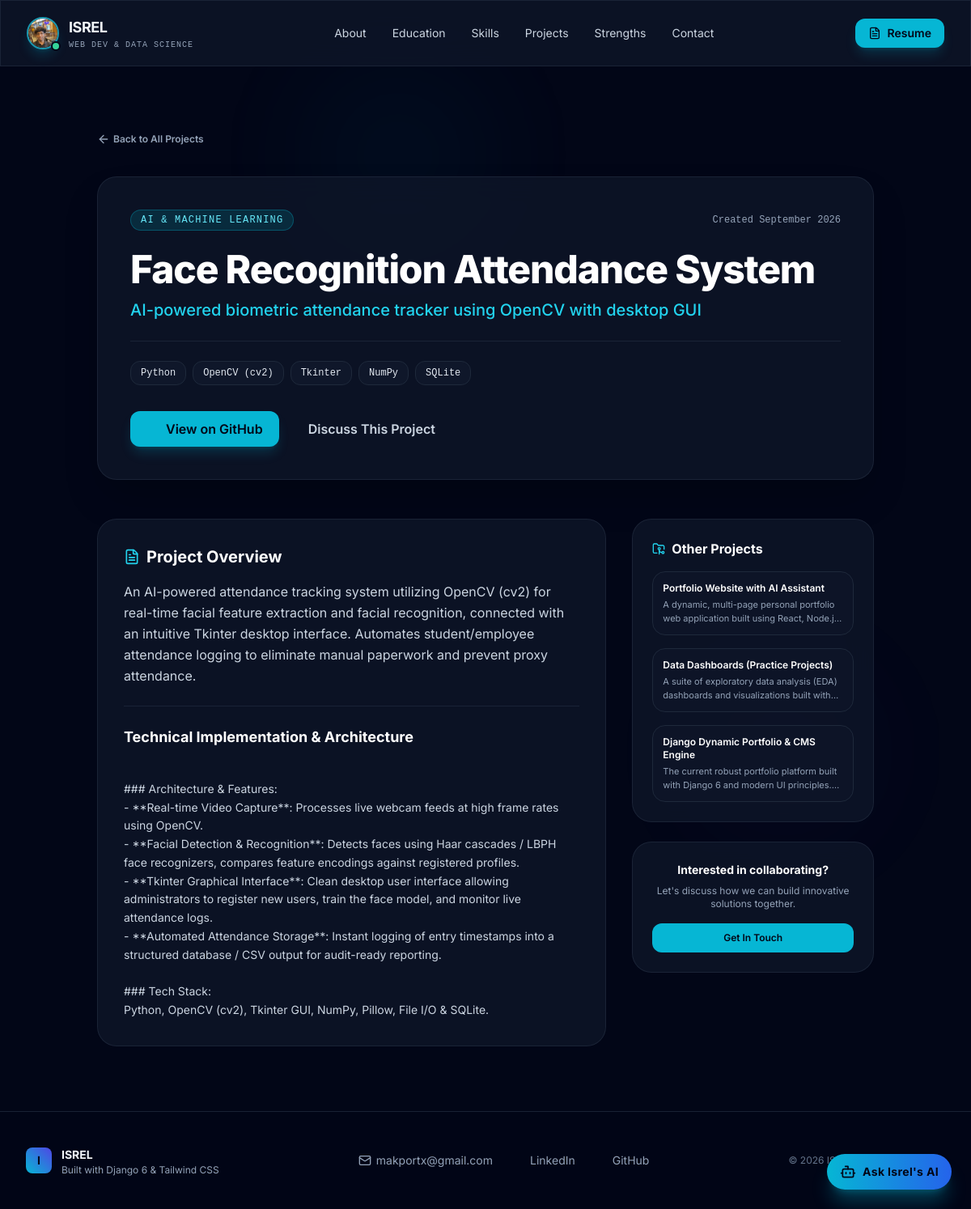
Screenshot of /project/face-recognition-attendance-system/ with the database file from the repository.
### portfolio/models.py (models this page shows, shortened)
class Profile(models.Model):
    name = models.CharField(max_length=100, default="ISREL")
    title = models.CharField(max_length=200, default="Aspiring Web Developer & Data Science Enthusiast")
    summary = models.TextField(
        default="Passionate Web Developer and Data Science Enthusiast currently pursuing a B.Tech in Computer Science "
                "(Data Science specialization) at SRM University. Skilled in Python, Front-End Development, and Data Analysis. "
                "Dedicated to building user-friendly, data-driven solutions."
    )
    career_objective = models.TextField(
        default="To grow as a Web Developer & Data Scientist, contributing to innovative projects that combine "
                "creativity, data, and technology while continuously learning in a dynamic environment."
    )
    location = models.CharField(max_length=150, default="Chennai, Tamil Nadu, India")
    email = models.EmailField(default="makportx@gmail.com")
    linkedin = models.URLField(default="https://linkedin.com/in/isrel")
    github = models.URLField(default="https://github.com/makportx")
    available_for_opportunities = models.BooleanField(default=True)
    class Meta:
        verbose_name = "Personal Profile"
        verbose_name_plural = "Personal Profile"

class Project(models.Model):
    CATEGORY_CHOICES = [
        ('ai_ml', 'AI & Machine Learning'),
        ('fullstack', 'Web Development & Full Stack'),
        ('data_science', 'Data Science & Dashboards'),
    ]
    title = models.CharField(max_length=200)
    slug = models.SlugField(max_length=220, unique=True, blank=True)
    category = models.CharField(max_length=30, choices=CATEGORY_CHOICES, default='fullstack')
    tagline = models.CharField(max_length=255, blank=True)
    description = models.TextField()
    extended_details = models.TextField(
        blank=True,
        help_text="Detailed project breakdown, challenges, solutions, and impact."
    )
    tech_stack = models.CharField(max_length=255, help_text="Comma-separated technologies, e.g. Python, OpenCV, Tkinter")
    github_url = models.URLField(blank=True)
    live_demo_url = models.URLField(blank=True)
    featured = models.BooleanField(default=True)
    icon_name = models.CharField(max_length=50, default="folder", help_text="Lucide icon name")
    created_at = models.DateField(auto_now_add=True)
    order = models.PositiveIntegerField(default=1)
    class Meta:
        ordering = ['order', '-created_at']
    def tech_list(self):
        return [tech.strip() for tech in self.tech_stack.split(',') if tech.strip()]

### portfolio/views.py (the view)
# urls.py: path('project/<slug:slug>/', views.project_detail_view, name='project_detail'),
def project_detail_view(request, slug):
    profile = get_or_create_default_profile()
    project = get_object_or_404(Project, slug=slug)
    other_projects = Project.objects.exclude(id=project.id)[:3]
    return render(request, 'portfolio/project_detail.html', {
        'profile': profile,
        'project': project,
        'other_projects': other_projects,
    })

### portfolio/views.py (called while the page is built, shortened)
def get_or_create_default_profile():
    profile = Profile.objects.first()
    return profile

### portfolio/templates/portfolio/project_detail.html (shortened to what this page needs)
{% extends 'portfolio/base.html' %}
{% load static %}
{% block content %}
<div class="py-12 sm:py-20">
    <div class="max-w-5xl mx-auto px-4 sm:px-6 lg:px-8">
        <div class="mb-8">
            <a href="{% url 'home' %}#projects" class="inline-flex items-center text-xs font-semibold text-slate-400 hover:text-cyan-400 transition space-x-1">
                <i data-lucide="arrow-left" class="w-4 h-4"></i>
                <span>Back to All Projects</span>
            </a>
        </div>
        <div class="glass-panel p-6 sm:p-10 rounded-3xl border border-slate-800/80 shadow-2xl relative overflow-hidden mb-12">
            <div class="flex flex-wrap items-center justify-between gap-4 mb-6">
                <span class="text-xs font-mono uppercase tracking-widest px-3 py-1 rounded-full bg-cyan-950/80 text-cyan-300 border border-cyan-500/30">
                    {{ project.get_category_display }}
                </span>
                <span class="text-xs text-slate-400 font-mono">
                    Created {{ project.created_at|date:"F Y" }}
                </span>
            </div>
            <h1 class="text-3xl sm:text-5xl font-extrabold text-white tracking-tight leading-tight">
                {{ project.title }}
            </h1>
            {% if project.tagline %}
            <p class="text-base sm:text-xl text-cyan-400 font-medium mt-3">
                {{ project.tagline }}
            </p>
            {% endif %}
            <div class="flex flex-wrap gap-2 mt-6 pt-6 border-t border-slate-800/80">
                {% for tech in project.tech_list %}
                <span class="text-xs px-3 py-1.5 rounded-xl bg-slate-900 text-slate-200 border border-slate-800 font-mono font-medium">
                    {{ tech }}
                </span>
                {% endfor %}
            </div>
            <div class="flex flex-wrap items-center gap-4 mt-8">
                {% if project.github_url %}
                <a href="{{ project.github_url }}" target="_blank" rel="noopener noreferrer" class="px-5 py-2.5 rounded-xl font-semibold bg-cyan-500 text-slate-950 hover:bg-cyan-400 transition shadow-lg shadow-cyan-500/20 flex items-center space-x-2">
                    <i data-lucide="github" class="w-4 h-4"></i>
                    <span>View on GitHub</span>
                </a>
                {% endif %}
                <a href="{% url 'home' %}#contact" class="px-5 py-2.5 rounded-xl font-semibold text-slate-300 hover:text-white transition flex items-center space-x-1.5">
                    <span>Discuss This Project</span>
                </a>
            </div>
        </div>
        <div class="grid grid-cols-1 lg:grid-cols-12 gap-8">
            <div class="lg:col-span-8 space-y-8">
                <div class="glass-panel p-6 sm:p-8 rounded-3xl border border-slate-800/80">
                    <h2 class="text-xl font-bold text-white mb-4 flex items-center gap-2">
                        <i data-lucide="file-text" class="w-5 h-5 text-cyan-400"></i>
                        Project Overview
                    </h2>
                    <p class="text-slate-300 text-base leading-relaxed">
                        {{ project.description }}
                    </p>
                    {% if project.extended_details %}
                    <div class="mt-6 pt-6 border-t border-slate-800/80 text-slate-300 space-y-4">
                        <h3 class="text-lg font-bold text-white mb-2">Technical Implementation & Architecture</h3>
                        <div class="text-sm text-slate-300 leading-relaxed space-y-3 whitespace-pre-line font-normal">
                            {{ project.extended_details }}
                        </div>
                    </div>
                    {% endif %}
                </div>
            </div>
            <div class="lg:col-span-4 space-y-6">
                <div class="glass-panel p-6 rounded-3xl border border-slate-800/80">
                    <h3 class="text-base font-bold text-white mb-4 flex items-center gap-2">
                        <i data-lucide="folder-git-2" class="w-4 h-4 text-cyan-400"></i>
                        Other Projects
                    </h3>
                    <div class="space-y-4">
                        {% for other in other_projects %}
                        <a href="{% url 'project_detail' slug=other.slug %}" class="block p-3 rounded-2xl bg-slate-900/60 hover:bg-slate-800/80 border border-slate-800 transition group">
                            <h4 class="text-xs font-semibold text-white group-hover:text-cyan-400 transition">
                                {{ other.title }}
                            </h4>
                            <p class="text-[11px] text-slate-400 line-clamp-2 mt-1">
                                {{ other.description }}
                            </p>
                        </a>
                        {% empty %}
                        <p class="text-xs text-slate-400">No other projects found.</p>
                        {% endfor %}
                    </div>
                </div>
                <div class="glass-panel p-6 rounded-3xl border border-slate-800/80 text-center">
                    <h4 class="text-sm font-bold text-white mb-2">Interested in collaborating?</h4>
                    <p class="text-xs text-slate-400 mb-4">Let's discuss how we can build innovative solutions together.</p>
                    <a href="{% url 'home' %}#contact" class="inline-block w-full py-2.5 rounded-xl text-xs font-semibold bg-cyan-500 text-slate-950 hover:bg-cyan-400 transition">
                        Get In Touch
                    </a>
                </div>
            </div>
        </div>
    </div>
</div>
{% endblock %}

### portfolio/templates/portfolio/base.html (shortened to what this page needs)
{% load static %}
<!DOCTYPE html>
<html lang="en" class="dark scroll-smooth">
<head>
    <script src="https://cdn.tailwindcss.com"></script>
    <link rel="stylesheet" href="{% static 'portfolio/css/style.css' %}">
</head>
<body class="bg-slate-950 text-slate-100 min-h-screen flex flex-col selection:bg-cyan-500 selection:text-slate-950 antialiased relative overflow-x-hidden">
    <div class="fixed top-0 left-1/4 w-96 h-96 glow-cyan rounded-full pointer-events-none -z-10 blur-3xl opacity-40"></div>
    <div class="fixed bottom-1/4 right-10 w-96 h-96 glow-violet rounded-full pointer-events-none -z-10 blur-3xl opacity-30"></div>
    <header class="sticky top-0 z-40 glass-panel border-b border-slate-800/80 transition duration-300">
        <div class="max-w-7xl mx-auto px-4 sm:px-6 lg:px-8">
            <div class="flex items-center justify-between h-16 sm:h-20">
                <div class="flex items-center space-x-3">
                    <a href="{% url 'home' %}" class="group flex items-center space-x-3">
                        <div class="relative">
                            <img src="{% static 'portfolio/images/isrel_profile.jpg' %}" alt="{{ profile.name|default:'ISREL' }}" class="w-10 h-10 rounded-full object-cover object-top border-2 border-cyan-400/70 shadow-lg shadow-cyan-500/20 group-hover:scale-105 transition-transform duration-200">
                            <span class="absolute -bottom-0.5 -right-0.5 w-3 h-3 bg-emerald-400 border-2 border-slate-950 rounded-full"></span>
                        </div>
                        <div>
                            <span class="font-bold text-lg tracking-tight group-hover:text-cyan-400 transition">{{ profile.name|default:"ISREL" }}</span>
                            <span class="hidden md:block text-[10px] uppercase font-mono tracking-widest text-slate-400">Web Dev & Data Science</span>
                        </div>
                    </a>
                </div>
                <nav class="hidden md:flex items-center space-x-1 lg:space-x-2">
                    <a href="{% url 'home' %}#about" class="px-3 py-2 rounded-lg text-sm text-slate-300 hover:text-white hover:bg-slate-800/60 transition">About</a>
                    <a href="{% url 'home' %}#education" class="px-3 py-2 rounded-lg text-sm text-slate-300 hover:text-white hover:bg-slate-800/60 transition">Education</a>
                    <a href="{% url 'home' %}#skills" class="px-3 py-2 rounded-lg text-sm text-slate-300 hover:text-white hover:bg-slate-800/60 transition">Skills</a>
                    <a href="{% url 'home' %}#projects" class="px-3 py-2 rounded-lg text-sm text-slate-300 hover:text-white hover:bg-slate-800/60 transition">Projects</a>
                    <a href="{% url 'home' %}#strengths" class="px-3 py-2 rounded-lg text-sm text-slate-300 hover:text-white hover:bg-slate-800/60 transition">Strengths</a>
                    <a href="{% url 'home' %}#contact" class="px-3 py-2 rounded-lg text-sm text-slate-300 hover:text-white hover:bg-slate-800/60 transition">Contact</a>
                </nav>
                <div class="hidden sm:flex items-center space-x-3">
                    <a href="{% url 'resume' %}" class="inline-flex items-center space-x-2 px-4 py-2 rounded-xl text-sm font-semibold bg-cyan-500 text-slate-950 hover:bg-cyan-400 transition shadow-lg shadow-cyan-500/20 hover:shadow-cyan-400/30">
                        <i data-lucide="file-text" class="w-4 h-4"></i>
                        <span>Resume</span>
                    </a>
                </div>
            </div>
        </div>
    </header>
    <main class="flex-grow">
        {% block content %}{% endblock %}
    </main>
    <div class="fixed bottom-6 right-6 z-50">
        <button id="ai-assistant-toggle" type="button" class="flex items-center space-x-2 px-4 py-3 rounded-full bg-gradient-to-r from-cyan-500 to-blue-600 text-slate-950 font-bold shadow-xl shadow-cyan-500/30 hover:shadow-cyan-400/40 hover:scale-105 active:scale-95 transition duration-200 group">
            <i data-lucide="bot" class="w-5 h-5 group-hover:rotate-12 transition-transform"></i>
            <span class="text-sm tracking-wide">Ask Isrel's AI</span>
        </button>
    </div>
    <footer class="mt-auto border-t border-slate-800/80 bg-slate-950/90 py-10">
        <div class="max-w-7xl mx-auto px-4 sm:px-6 lg:px-8 flex flex-col md:flex-row items-center justify-between gap-6">
            <div class="flex items-center space-x-3">
                <div class="w-8 h-8 rounded-lg bg-gradient-to-tr from-cyan-500 to-indigo-600 flex items-center justify-center font-bold text-slate-950 text-sm">
                    {{ profile.name|first|default:"I" }}
                </div>
                <div>
                    <span class="font-bold text-sm">{{ profile.name }}</span>
                    <p class="text-xs text-slate-400">Built with Django 6 & Tailwind CSS</p>
                </div>
            </div>
            <div class="flex items-center space-x-6 text-sm text-slate-400">
                <a href="mailto:{{ profile.email }}" class="hover:text-cyan-400 transition flex items-center gap-1.5">
                    <i data-lucide="mail" class="w-4 h-4"></i> {{ profile.email }}
                </a>
                <a href="{{ profile.linkedin }}" target="_blank" rel="noopener noreferrer" class="hover:text-cyan-400 transition flex items-center gap-1.5">
                    <i data-lucide="linkedin" class="w-4 h-4"></i> LinkedIn
                </a>
                <a href="{{ profile.github }}" target="_blank" rel="noopener noreferrer" class="hover:text-cyan-400 transition flex items-center gap-1.5">
                    <i data-lucide="github" class="w-4 h-4"></i> GitHub
                </a>
            </div>
            <p class="text-xs text-slate-500">
                &copy; 2026 {{ profile.name }}. All rights reserved.
            </p>
        </div>
    </footer>
</body>
</html>

### portfolio/static/portfolio/css/style.css (style rules this page uses)
body { font-family: 'Inter', -apple-system, BlinkMacSystemFont, 'Segoe UI', Roboto, sans-serif; }
code, pre, .font-mono { font-family: 'JetBrains Mono', monospace; }
.glass-panel { background: rgba(15, 23, 42, 0.75); backdrop-filter: blur(16px); -webkit-backdrop-filter: blur(16px); border: 1px solid rgba(255, 255, 255, 0.08); }
.glow-cyan { background: radial-gradient(circle, rgba(6, 182, 212, 0.15) 0%, rgba(6, 182, 212, 0) 70%); }
.glow-violet { background: radial-gradient(circle, rgba(139, 92, 246, 0.15) 0%, rgba(139, 92, 246, 0) 70%); }
html { scroll-behavior: smooth; }

### rows the page displays
Profile: name "ISREL", name|first "I", email "makportx@gmail.com"
Project: category "AI & MACHINE LEARNING", created_at "September 2026", title "Face Recognition Attendance System", tagline "AI-powered biometric attendance tracker using OpenCV with desktop GUI", description "An AI-powered attendance tracking system utilizing OpenCV (cv2) for real-time facial feature extraction and facial recognition, connected with an intuitive Tkinter desktop interface. Automates student/employee attendance logging to eliminate manual paperwork and prevent proxy attendance.", extended_details "### Architecture & Features: - **Real-time Video Capture**: Processes live webcam feeds at high frame rates using OpenCV. - **Facial Detection & Recognition**: Detects faces using Haar cascades / LBPH face recognizers, compares feature encodings against registered profiles. - **Tkinter Graphical Interface**: Clean desktop user interface allowing administrators to register new users, train the face model, and monitor live attendance logs. - **Automated Attendance Storage**: Instant logging of entry timestamps into a structured database / CSV output for audit-ready reporting. ### Tech Stack: Python, OpenCV (cv2), Tkinter GUI, NumPy, Pillow, File I/O & SQLite."
Project: title "Portfolio Website with AI Assistant", description "A dynamic, multi-page personal portfolio web application built using React,…"
Project: title "Data Dashboards (Practice Projects)", description "A suite of exploratory data analysis (EDA) dashboards and visualizations built…"
Project: title "Django Dynamic Portfolio & CMS Engine", description "The current robust portfolio platform built with Django 6 and modern UI…"

### other values shown
{{ tech }} "Python" "OpenCV (cv2)" "Tkinter" "NumPy" "SQLite"
